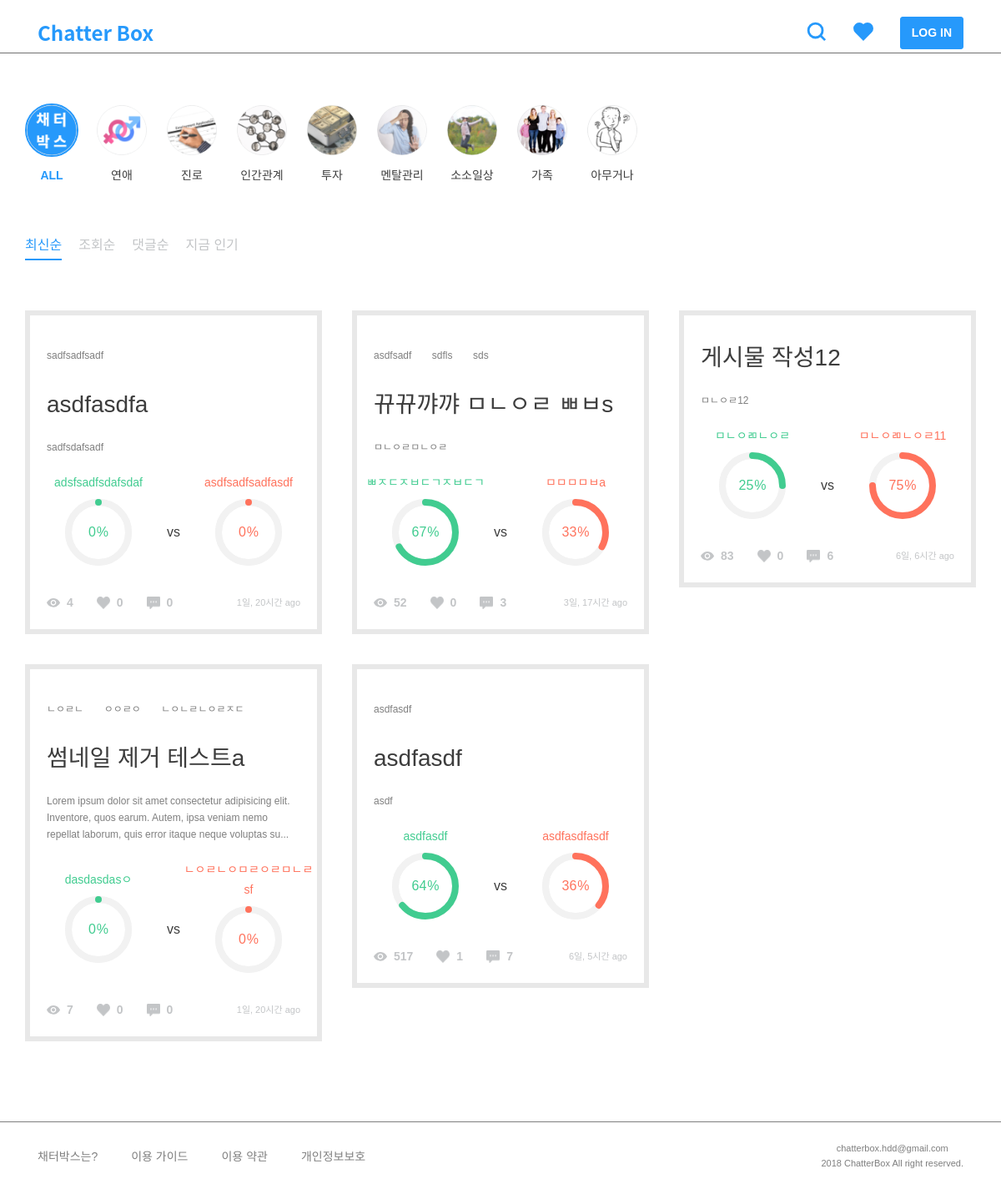
Before: / with the older database file.
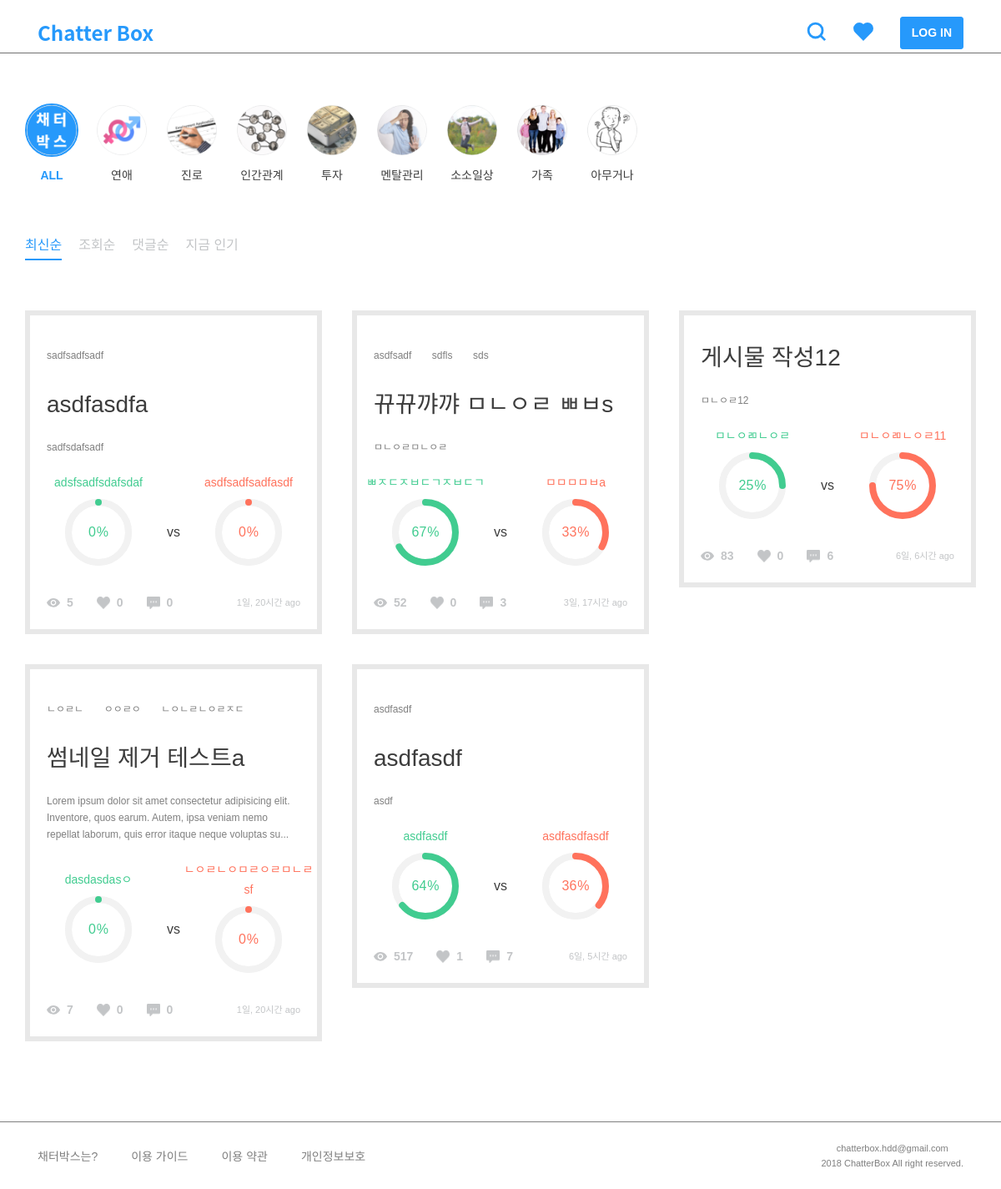
After: the same page with the newer database file.
### post/models.py (models this page shows, shortened)
class TimeStampedModel(models.Model):
    created_at = models.DateTimeField(auto_now_add=True, null=True)
    updated_at = models.DateTimeField(auto_now=True, null=True)
    class Meta():
        abstract = True

class Post(TimeStampedModel):
    author = models.ForeignKey(settings.AUTH_USER_MODEL)
    category = models.ForeignKey('Category')
    title = models.CharField(max_length=160, null=True)
    background = models.TextField()
    background_image1 = models.ImageField(
        upload_to='post', blank=True, null=True)
    background_image2 = models.ImageField(
        upload_to='post', blank=True, null=True)
    background_image3 = models.ImageField(
        upload_to='post', blank=True, null=True)
    background_image4 = models.ImageField(
        upload_to='post', blank=True, null=True)
    background_image5 = models.ImageField(
        upload_to='post', blank=True, null=True)
    tag = TagField()
    view_count = models.PositiveSmallIntegerField(default=0)
    share_count = models.PositiveSmallIntegerField(default=0)
    pro_title = models.CharField(max_length=160, null=True)
    con_title = models.CharField(max_length=160, null=True)
    @property
    def natural_time(self):
        return naturaltime(self.created_at)
    @property
    def likes_count(self):
        return self.like_users.all().count()
    @property
    def comment_count(self):
        all_count = self.comment_set.count()
        return all_count
    @property
    def pro_count(self):
        pro_sum = self.comment_set.filter(type=True).count()
        pro_comments = self.comment_set.filter(type=True)
        for comment in pro_comments:
            pro_sum = pro_sum + comment.count_comment_likes
        return pro_sum
    @property
    def con_count(self):
        con_sum = self.comment_set.filter(type=False).count()
        con_comments = self.comment_set.filter(type=False)
        for comment in con_comments:
            con_sum = con_sum + comment.count_comment_likes
        return con_sum
    @property
    def all_count(self):
        return self.pro_count + self.con_count
    @property
    def pro_percent(self):
        if not self.all_count == 0:
            result = self.pro_count / self.all_count
        else:
            result = 0
        return result
    @property
    def con_percent(self):
        if not self.all_count == 0:
            result = self.con_count / self.all_count
        else:
            result = 0
        return result
    class Meta:
        ordering = ['-created_at']

### post/views.py (the view)
# urls.py: url(r'^$', views.post_list, name='post_list'),
def post_list(request):
    sort = request.GET.get('sort', '')
    categories = Category.objects.all()
    if sort == 'likes':
        posts = Post.objects.annotate(like_count=Count(
            'like_users')).order_by('-like_count')
    elif sort == 'vs':
        posts = Post.objects.annotate(vs_abs=Count('comment', filter=Q(comment__type=True))-Count(
            'comment', filter=Q(comment__type=False))).order_by('-vs_abs')
    elif sort == 'views':
        posts = Post.objects.all().order_by('-view_count')
    elif sort == 'comments':
        posts = Post.objects.annotate(
            count=Count('comment')).order_by('-count')
    else:
        posts = Post.objects.all().order_by('-created_at')
    context = {'posts': posts, 'categories': categories, 'sort': sort, }
    return render(request, 'post/post_list.html', context)

### comment/models.py (called while the page is built)
    @property
    def count_comment_likes(self):
        return self.like_comments.all().count()

### post/templatetags/post_extras.py (called while the page is built)
@register.filter
def split_tags(value):
    tags = []
    split_comma = value.split(',')
    for tag in split_comma:
        split_space = tag.split(" ")
        for tag in split_space:
            if tag:
                tags.append(tag)
    return tags

### templates/post/post_list.html (shortened to what this page needs)
{% extends 'base.html' %}
{% load static %}
{% block customCSS %}
<link rel="stylesheet" href="{% static 'css/include/categories.css' %}" />
<link rel="stylesheet" href="{% static 'css/include/sorts.css' %}" />
<link rel="stylesheet" href="{% static 'css/post/post_list.css' %}" />
{% endblock %}
{% block content %}
<div class="row">
    {% include 'include/category.html' %}
    {% include 'include/sort.html' %}
</div>
<div class="row">
    <div class="columns m60">
        {% for post in posts %}
        {% include 'include/post.html' %}
        {% endfor %}
    </div>
</div>
{% endblock %}

### templates/include/post.html
{% load static %}
{% load post_extras %}
<figure id="post-{{ post.pk }}" style="width: 100%;">
    <div class="tag-list">
        {% for tag in post.tag|split_tags %}
        <span class="tag">{{ tag }}</span>
        {% endfor %}
    </div>
    <a href="{% url 'post:post_detail' post_pk=post.pk %}">
        <h3>{{ post.title }}</h3>
    </a>
    <div class="background">
        <p>{{ post.background|safe|truncatechars:160 }}</p>
    </div>
    <div class="percent-wrap">
        <div class="chart">
            <h6 class="label pro-title">{{ post.pro_title }}</h6>
            <div class="percentage pro-chart" data-percent="{% widthratio post.pro_percent 1 100 %}">
                <span class="pro-title">{% widthratio post.con_percent 1 100 %}</span><sup class="pro-title">%</sup>
            </div>
        </div>
        <h5>vs</h5>
        <div class="chart">
            <h6 class="label con-title">{{ post.con_title }}</h6>
            <div class="percentage con-chart" data-percent="{% widthratio post.con_percent 1 100 %}">
                <span class="con-title">{% widthratio post.con_percent 1 100 %}</span><sup class="con-title">%</sup>
            </div>
        </div>
    </div>
    <div class="btn-area">
        <img src="{% static '/img/icons/view.png' %}" style="margin-top: 4px;" />
        <h6>{{ post.view_count }}</h6>
        <img src="{% static '/img/icons/heart-gray.png' %}" />
        <h6>{{ post.likes_count }}</h6>
        <img src="{% static '/img/icons/comment.png' %}" />
        <h6>{{ post.comment_count }}</h6>
        <span class="ml-auto">{{ post.natural_time }}</span>
    </div>
</figure>

Changed rows visible on the page:
changed Post "asdfasdfa": view_count "4" → "5"
